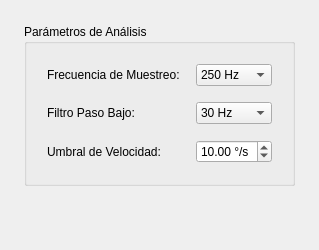
        <widget class="QWidget" name="vng_page">
         <property name="objectName">
          <string>vng_page</string>
         </property>
         <layout class="QVBoxLayout" name="vng_layout">
          <property name="spacing">
           <number>20</number>
          </property>
          <property name="leftMargin">
           <number>24</number>
          </property>
          <property name="topMargin">
           <number>24</number>
          </property>
          <property name="rightMargin">
           <number>24</number>
          </property>
          <property name="bottomMargin">
           <number>24</number>
          </property>
          <item>
           <widget class="QGroupBox" name="analysis_parameters_group">
            <property name="title">
             <string>Parámetros de Análisis</string>
            </property>
            <property name="objectName">
             <string>analysis_parameters_group</string>
            </property>
            <layout class="QGridLayout" name="analysis_parameters_layout">
             <property name="spacing">
              <number>16</number>
             </property>
             <property name="leftMargin">
              <number>20</number>
             </property>
             <property name="topMargin">
              <number>20</number>
             </property>
             <property name="rightMargin">
              <number>20</number>
             </property>
             <property name="bottomMargin">
              <number>20</number>
             </property>
             <item row="0" column="0">
              <widget class="QLabel" name="label_sampling_rate">
               <property name="text">
                <string>Frecuencia de Muestreo:</string>
               </property>
               <property name="objectName">
                <string>label_sampling_rate</string>
               </property>
              </widget>
             </item>
             <item row="0" column="1">
              <widget class="QComboBox" name="combo_sampling_rate">
               <property name="objectName">
                <string>combo_sampling_rate</string>
               </property>
               <item>
                <property name="text">
                 <string>250 Hz</string>
                </property>
               </item>
               <item>
                <property name="text">
                 <string>500 Hz</string>
                </property>
               </item>
               <item>
                <property name="text">
                 <string>1000 Hz</string>
                </property>
               </item>
              </widget>
             </item>
             <item row="1" column="0">
              <widget class="QLabel" name="label_filter_cutoff">
               <property name="text">
                <string>Filtro Paso Bajo:</string>
               </property>
               <property name="objectName">
                <string>label_filter_cutoff</string>
               </property>
              </widget>
             </item>
             <item row="1" column="1">
              <widget class="QComboBox" name="combo_filter_cutoff">
               <property name="objectName">
                <string>combo_filter_cutoff</string>
               </property>
               <item>
                <property name="text">
                 <string>30 Hz</string>
                </property>
               </item>
               <item>
                <property name="text">
                 <string>50 Hz</string>
                </property>
               </item>
               <item>
                <property name="text">
                 <string>100 Hz</string>
                </property>
               </item>
              </widget>
             </item>
             <item row="2" column="0">
              <widget class="QLabel" name="label_velocity_threshold">
               <property name="text">
                <string>Umbral de Velocidad:</string>
               </property>
               <property name="objectName">
                <string>label_velocity_threshold</string>
               </property>
              </widget>
             </item>
             <item row="2" column="1">
              <widget class="QDoubleSpinBox" name="spinbox_velocity_threshold">
               <property name="suffix">
                <string> °/s</string>
               </property>
               <property name="minimum">
                <double>1.000000000000000</double>
               </property>
               <property name="maximum">
                <double>50.000000000000000</double>
               </property>
               <property name="value">
                <double>10.000000000000000</double>
               </property>
               <property name="objectName">
                <string>spinbox_velocity_threshold</string>
               </property>
              </widget>
             </item>
            </layout>
           </widget>
          </item>
          <item>
           <spacer name="vng_spacer">
            <property name="orientation">
             <enum>Qt::Vertical</enum>
            </property>
            <property name="sizeHint" stdset="0">
             <size>
              <width>20</width>
              <height>40</height>
             </size>
            </property>
           </spacer>
          </item>
         </layout>
        </widget>
